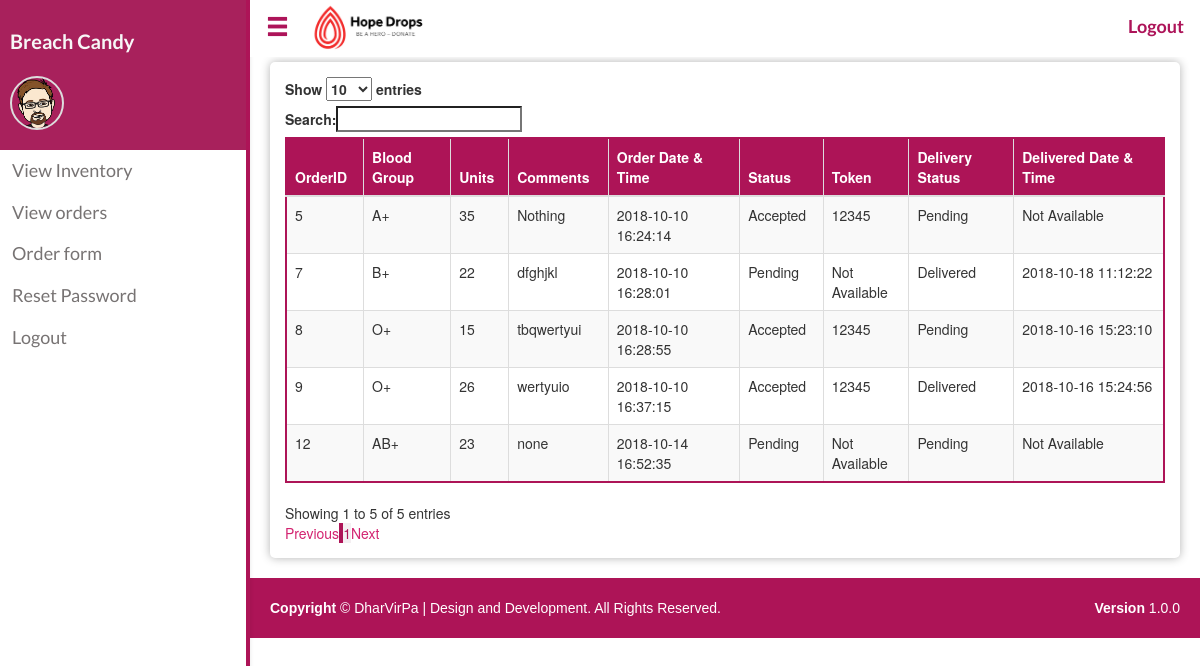
The app's page /order_hosp.php (signed in), older data.
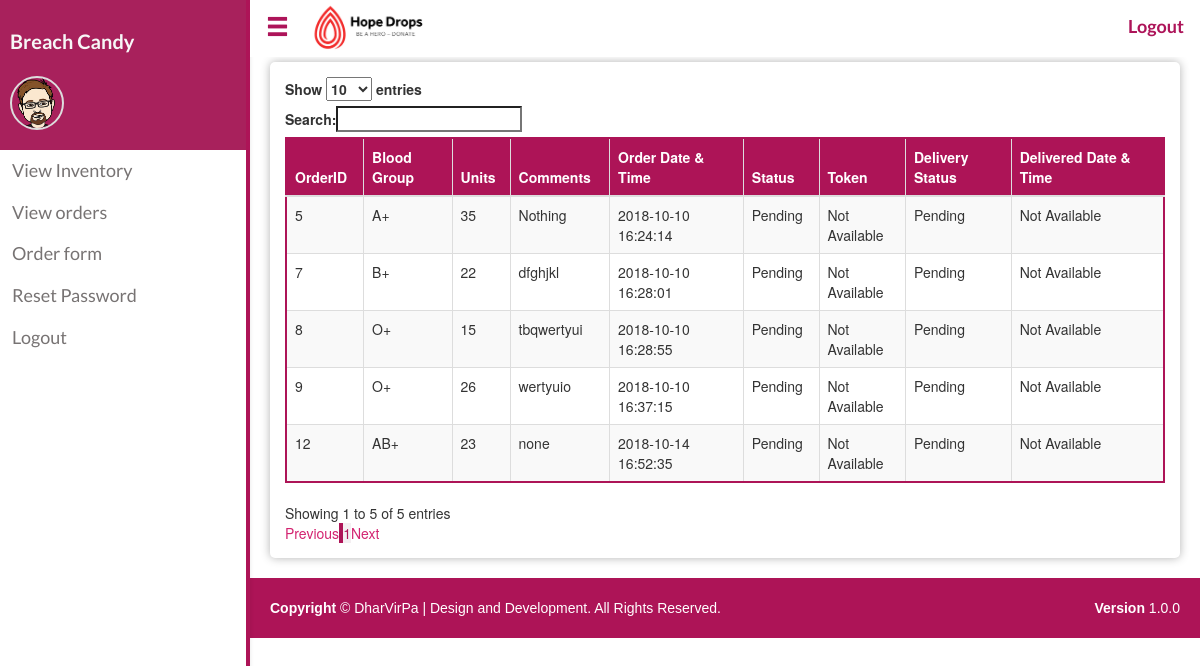
The same page, newer data.
### tables this page shows
CREATE TABLE `orders` (
  `Order_id` int(15) NOT NULL,
  `Hospital_id` int(15) NOT NULL,
  `Units` float NOT NULL,
  `Blood_group` varchar(5) NOT NULL,
  `status` varchar(15) NOT NULL DEFAULT 'Pending',
  `Blood_IDs` varchar(500) NOT NULL,
  `Blood_Units` varchar(500) NOT NULL,
  `Token` varchar(8) NOT NULL,
  `Comments` varchar(200) NOT NULL,
  `Delivered_by` int(30) NOT NULL,
  `Delivery_status` varchar(10) NOT NULL DEFAULT 'Pending',
  `Delivery_date` timestamp NOT NULL DEFAULT '0000-00-00 00:00:00',
  `Order_date` timestamp NOT NULL DEFAULT CURRENT_TIMESTAMP
);

### order_hosp.php (the view, shortened to what this page needs)
<?php
include_once("connection.php");
?>
<?php
$query = "SELECT * FROM orders where Hospital_id =  '".$_SESSION['hid']."' ;";
$result = mysqli_query($conn,$query);
?>
<!DOCTYPE html>
<html>
<head>
    <link rel="stylesheet" href="https://maxcdn.bootstrapcdn.com/bootstrap/3.3.7/css/bootstrap.min.css">
    <link rel="stylesheet" type="text/css" href="https://cdn.datatables.net/1.10.19/css/dataTables.bootstrap.min.css">
    <link rel="stylesheet" type="text/css" href="./css/navbar_style.css">
    <link rel="stylesheet" type="text/css" href="./css/main.css">
</head>
<body>
  <?php include('./sidenav.php');
  ?>
  <div id="main" class="shrink">
    <?php include('./horizontal-nav.php')?>
    <div class="box">
      <div class="table-responsive">
        <table id="example" class="table table-striped table-bordered table-hover" style="width:100%">
          <thead>
          <tr>
            <th>OrderID</th>
            <th>Blood Group</th>
            <th>Units</th>
            <th>Comments</th>
            <th>Order Date & Time</th>
            <th>Status</th>
            <th>Token</th>
            <th>Delivery Status</th>
            <th>Delivered Date & Time</th>
          </tr>
          </thead>
          <?php
          if(mysqli_num_rows($result)>0)
          {
            while($row =mysqli_fetch_assoc($result))
            {
              echo "<tr>";
              echo "<td>".$row['Order_id']."</td>";
              echo "<td>".$row['Blood_group']."</td>";
              echo "<td>".$row['Units']."</td>";
              echo "<td>".$row['Comments']."</td>";
              echo "<td>".$row['Order_date']."</td>";
              echo "<td>".$row['status']."</td>";
              if(($row['status']) == "Accepted")
              {
                  echo "<td>".$row['Token']."</td>";
              }
              else
              {
                echo "<td>Not Available</td>";
              }
              echo "<td>".$row['Delivery_status']."</td>";
              if(($row['Delivery_date']) != "0000-00-00 00:00:00")
              {
                  echo "<td>".$row['Delivery_date']."</td>";
              }
              else
              {
                echo "<td>Not Available</td>";
              }
              echo"</tr>";
            }
          }
          else
          {
            echo "<div class='alert alert-warning'>No data to display</div>";
          }
          ?>
        </table>
      </div>
    </div>
   <?php include_once("footer.php") ?>
  </div>
</body>

### sidenav.php (shortened to what this page needs)
<div id="mySidenav" class="sidenav open-sidenav">
  <div class="borderl">
    <div class="avatar-wrapper">
        <h6><?php echo $_SESSION['Ename']; ?></h6>
        <div class="avatar">
          <img src="./images/male.png" height="50" alt="avatar">
        </div>
      </div>
      <div class="">
      <?php
        switch ($_SESSION['post'])
        {
      ?>
      <?php
        case 5:
      ?>
      <a href="inventory_hosp.php" class="tab">View Inventory</a>
      <a href="order_hosp.php" class="tab">View orders</a>
      <a href="Requestblood.php" class="tab">Order form</a>
      <a href="reset.php" class="tab">Reset Password</a>
      <a href="logout.php" class="tab">Logout</a>
      <?php
        break;
        }
      ?>
    </div>
  </div>
</div>

### horizontal-nav.php (shortened to what this page needs)
<div class="custom-nav">
  <ul id="navbar" class="reduce">
    <li style="float: left"><a onclick="toggleNav()"><span class="glyphicon glyphicon-menu-hamburger"></span></a></li>
    <li style="float: left"><img src="./images/logo.png" alt="Blood Bank" height="57"></li>
    <li><a href="logout.php" style="font-family: Lato; float: right;"><b>Logout</b></a></li>
  </ul>
</div>

### footer.php (shortened to what this page needs)
<!DOCTYPE html>
<html>
<head>
</head>
<body>
	<footer id="footer" style="margin-top: 5px;">
    <span class="pull-right"><strong>Version</strong> 1.0.0</span>
    <p><b>Copyright&nbsp;</b>&copy; DharVirPa | Design and Development. All Rights Reserved.</p>
  	</footer>
</body>
</html>

### css/main.css (style rules this page uses)
body { padding-bottom: 0px; }
a, a:hover { color: #d32370; }

### order_hosp.php (style rules this page uses)
.box { box-shadow: 0 0 10px 0 rgba(0,0,0,0.3); margin-top: 0px; padding: 15px; border-radius: 5px; margin: 20px; margin-top: 62px; }
table.dataTable { border-color: #ad1457 !important; }
.table-bordered { border: 2px solid #ad1457 !important; }
.table>caption+thead>tr:first-child>td, .table>caption+thead>tr:first-child>th, .table>colgroup+thead>tr:first-child>td, .table>colgroup+thead>tr:first-child>th, .table>thead:first-child>tr:first-child>td, .table>thead:first-child>tr:first-child>th { background-color: #ad1457; color: white; }

### sidenav.php (style rules this page uses)
.sidenav { height: 100%; width: 0; position: fixed; z-index: 1; top: 0; left: 0; background-color: #fff; overflow-x: hidden; transition: 0.5s; box-shadow: 0 2px 4px 0 rgba(0,0,0,.1); white-space: nowrap ; font-family: Lato; }
.sidenav a { padding: 8px 8px 8px 12px; text-decoration: none; font-size: 18px; color: #777373; display: block; transition: 0.3s; }
.open-sidenav { width: 250px; }
#main { transition: margin-left .5s; }
#main.shrink { margin-left: 250px; }
#navbar { transition: width .5s; }
#navbar.reduce { width:calc(100% - 250px); }
.avatar-wrapper { height: 150px; background: #a8215c; position: relative; padding: 10px; }
.avatar-wrapper h6 { font-size: 20px; color: #f7f7f7; font-weight: bold; margin-top: 20px; }
.avatar { border: 2px solid #ddd; border-radius: 50%; display: inline-block; position: absolute; bottom: 20px; left: 10px; }
.avatar img { border-radius: 50%; }
.borderl { border-right: 4px solid #ad1457; height: 100%; }

### horizontal-nav.php (style rules this page uses)
ul#navbar { list-style-type: none; margin: 0; padding: 0; overflow: hidden; background-color: #fff; position: fixed; top:0; width: 100%; z-index: 1; }
.custom-nav { margin-bottom: 20px; }
#navbar li { float: right; cursor: pointer; }
#navbar li a { display: block; color: #ad1459; text-align: center; padding: 14px 16px; text-decoration: none; font-size: 18px; }
.glyphicon-menu-hamburger { font-size: 23px; cursor: pointer; }

### footer.php (style rules this page uses)
#footer { background: #ad1457; height: 60px; font-family: 'Verdana', sans-serif; color: #FFFFFF; padding: 20px; position:relative; bottom:0; left:0; right:0; z-index: 0; }

Row changes from the older to the newer data that the page shows:
changed orders "Nothing": status "Accepted" → "Pending"; Token "12345" → (not shown); now shows "Not Available"
changed orders "dfghjkl": Delivery_status "Delivered" → "Pending"; Delivery_date "2018-10-18 11:12:22" → (not shown); now shows "Not Available"
changed orders "tbqwertyui": status "Accepted" → "Pending"; Token "12345" → (not shown); Delivery_date "2018-10-16 15:23:10" → (not shown); now shows "Not Available"
changed orders "wertyuio": status "Accepted" → "Pending"; Delivery_status "Delivered" → "Pending"; Token "12345" → (not shown); Delivery_date "2018-10-16 15:24:56" → (not shown); now shows "Not Available"
